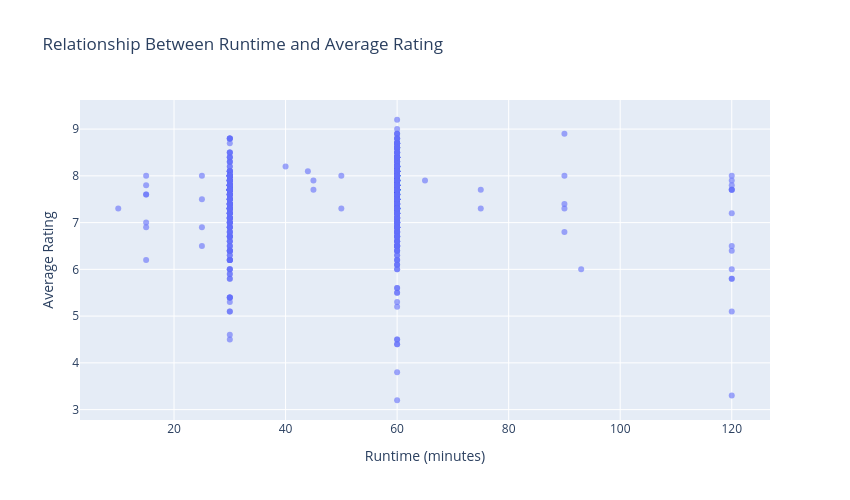

Notebook source saved alongside this figure:
### Markdown cell above
### 9.5 Relationship Between Runtime and Rating

This analysis explores whether there is a relationship between show runtime and average rating. It helps understand if longer or shorter shows tend to receive higher ratings.

### Code cell
# Plot relationship between runtime and average rating using Plotly
fig = px.scatter(
    df_cleaned,
    x="runtime",
    y="rating_average",
    title="Relationship Between Runtime and Average Rating",
    labels={
        "runtime": "Runtime (minutes)",
        "rating_average": "Average Rating"
    },
    opacity=0.6
)

fig.update_layout(
    width=850,
    height=500
)

fig.show()

### Figure 1 — Plotly figure (JSON) as saved in the notebook; plotly's stock layout.template omitted (floating-point values rounded to 4 significant figures; data arrays with more than 128 entries replaced by an {"elided": "..."} marker saying what was removed)
{"data": [{"hovertemplate": "Runtime (minutes)=%{x}<br>Average Rating=%{y}<extra></extra>", "legendgroup": "", "marker": {"color": "#636efa", "opacity": 0.6, "symbol": "circle"}, "mode": "markers", "name": "", "orientation": "v", "showlegend": false, "type": "scatter", "x": {"elided": "726 float values"}, "xaxis": "x", "y": {"elided": "726 float values"}, "yaxis": "y"}], "layout": {"height": 500, "legend": {"tracegroupgap": 0}, "title": {"text": "Relationship Between Runtime and Average Rating"}, "width": 850, "xaxis": {"anchor": "y", "domain": [0, 1], "title": {"text": "Runtime (minutes)"}}, "yaxis": {"anchor": "x", "domain": [0, 1], "title": {"text": "Average Rating"}}}}
